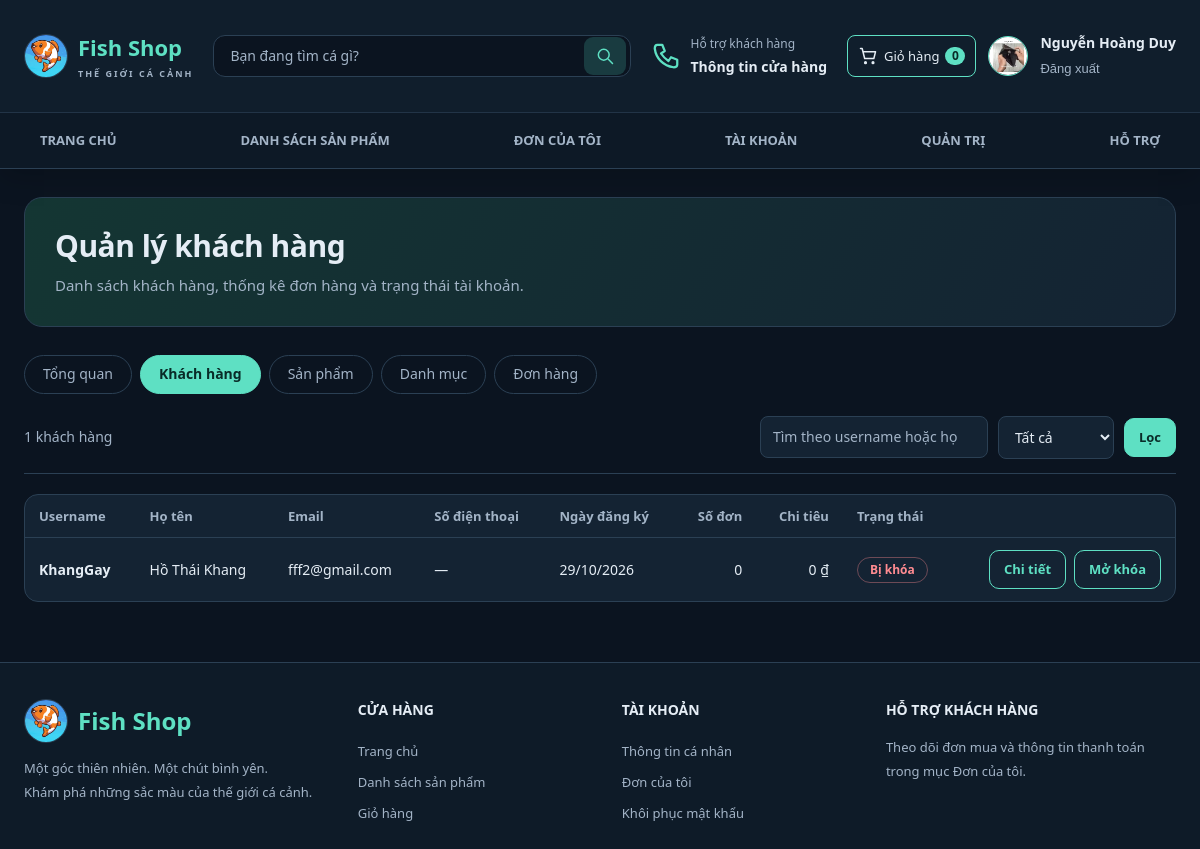
The page /admin/customers.php (signed in) on the database its author committed.
### tables this page shows
CREATE TABLE `users` (
  `id` int(10) UNSIGNED NOT NULL,
  `username` varchar(50) NOT NULL,
  `password` varchar(255) NOT NULL COMMENT 'Chuỗi băm từ password_hash()',
  `fullname` varchar(100) NOT NULL,
  `email` varchar(254) DEFAULT NULL,
  `security_question` varchar(40) DEFAULT NULL,
  `security_answer_hash` varchar(255) DEFAULT NULL,
  `phone` varchar(20) NOT NULL,
  `address` varchar(255) NOT NULL DEFAULT '',
  `avatar` varchar(255) DEFAULT NULL,
  `role` enum('customer','admin') NOT NULL DEFAULT 'customer',
  `account_status` enum('active','locked') NOT NULL DEFAULT 'active',
  `locked_reason` varchar(64) DEFAULT NULL,
  `locked_note` text DEFAULT NULL,
  `locked_at` datetime DEFAULT NULL,
  `locked_by_admin_id` int(10) UNSIGNED DEFAULT NULL,
  `created_at` timestamp NOT NULL DEFAULT current_timestamp()
);

### includes/functions.php (called while the page is built, shortened)
<?php
function e($s): string { return htmlspecialchars((string)$s, ENT_QUOTES, 'UTF-8'); }
function money($v): string { return number_format((float)$v, 0, ',', '.') . ' ₫'; }
function url(string $path = ''): string { return BASE_URL . ltrim($path, '/'); }
function file_url(?string $rel, string $fallback = 'assets/images/no-image.svg'): string {
    $rel = (string)$rel;
    if ($rel !== '' && strpos($rel, '..') === false && is_file(__DIR__ . '/../' . $rel)) return url($rel);
    return url($fallback);
}
function cart_count(int $userId): int {
    $st = db()->prepare('SELECT COALESCE(SUM(ci.quantity),0) FROM cart c JOIN cart_items ci ON ci.cart_id = c.id WHERE c.user_id = ?');
    $st->execute([$userId]);
    return (int)$st->fetchColumn();
}

### config/database.php (called while the page is built, shortened)
<?php
function db(): PDO
{
    static $pdo = null;
    if ($pdo === null) {
        try {
            $pdo = new PDO(
                'mysql:host=' . DB_HOST . ';dbname=' . DB_NAME . ';charset=utf8mb4',
                DB_USER,
                DB_PASS,
                [
                    PDO::ATTR_ERRMODE => PDO::ERRMODE_EXCEPTION,
                    PDO::ATTR_DEFAULT_FETCH_MODE => PDO::FETCH_ASSOC,
                    PDO::ATTR_EMULATE_PREPARES => false,
                ]
            );
        } catch (PDOException $e) {
            http_response_code(500);
            exit('Không kết nối được MySQL. Hãy bật MySQL trong XAMPP, nhập file database/WebBanCa.sql và kiểm tra config/database.php.');
        }
    }
    return $pdo;
}

### includes/auth.php (called while the page is built, shortened)
<?php
require_once __DIR__ . '/../config/database.php';
require_once __DIR__ . '/functions.php';
function current_user(): ?array {
    static $user = false;
    if ($user === false) {
        $user = null;
        if (!empty($_SESSION['user_id'])) {
            $st = db()->prepare(
                'SELECT id, username, fullname, phone, address, avatar, role, account_status FROM users WHERE id = ?'
            );
            $st->execute([(int)$_SESSION['user_id']]);
            $user = $st->fetch() ?: null;
        }
    }
    return $user;
}
function account_status_label(string $status): string {
    return $status === 'locked' ? 'Bị khóa' : 'Hoạt động';
}
function requireLogin(): array {
    $u = current_user();
    return $u;
}
function requireAdmin(): array {
    $u = requireLogin();
    return $u;
}

### admin/customers.php (the view, shortened to what this page needs)
<?php
require_once __DIR__ . '/../includes/auth.php';
requireAdmin();
$search = trim((string)($_GET['q'] ?? ''));
$status = $_GET['status'] ?? 'all';
$page = max(1, (int)($_GET['page'] ?? 1));
$perPage = 20;
$baseSql = "FROM users u LEFT JOIN orders o ON o.user_id = u.id WHERE u.role = 'customer'";
$args = [];
$countSql = 'SELECT COUNT(DISTINCT u.id) ' . $baseSql;
$countSt = db()->prepare($countSql);
$countSt->execute($args);
$total = (int)$countSt->fetchColumn();
$offset = ($page - 1) * $perPage;
$listSql = "SELECT u.id, u.username, u.fullname, u.email, u.phone, u.created_at, u.account_status,
            COUNT(DISTINCT o.id) AS total_orders,
            COALESCE(SUM(CASE WHEN o.status = 'completed' AND o.payment_status = 'paid' THEN o.total ELSE 0 END), 0) AS total_spend
            " . $baseSql . "
            GROUP BY u.id, u.username, u.fullname, u.email, u.phone, u.created_at, u.account_status
            ORDER BY u.created_at DESC
            LIMIT ? OFFSET ?";
$listSt = db()->prepare($listSql);
$listArgs = $args;
$listArgs[] = $perPage;
$listArgs[] = $offset;
$listSt->execute($listArgs);
$customers = $listSt->fetchAll();
include __DIR__ . '/../includes/header.php';
?>
<section class="page-intro">
  <h1>Quản lý khách hàng</h1>
  <p>Danh sách khách hàng, thống kê đơn hàng và trạng thái tài khoản.</p>
</section>
<?php include __DIR__ . '/../includes/admin_nav.php'; ?>
<div class="tool" style="margin-top:8px;">
  <span><?= e($total) ?> khách hàng</span>
  <form method="get" action="<?= url('admin/customers.php') ?>" style="display:flex;flex-wrap:wrap;gap:10px;align-items:center;">
    <input type="search" name="q" value="<?= e($search) ?>" placeholder="Tìm theo username hoặc họ tên" aria-label="Tìm kiếm khách hàng">
    <select name="status" aria-label="Lọc trạng thái tài khoản">
      <option value="all" <?= $status === 'all' ? 'selected' : '' ?>>Tất cả</option>
    </select>
    <button class="btn sm" type="submit">Lọc</button>
  </form>
</div>
<?php if (!$customers): ?>
  <div class="empty">
    <h2>Không tìm thấy khách hàng</h2>
    <p>Không có khách hàng nào phù hợp với điều kiện tìm kiếm hoặc bộ lọc hiện tại.</p>
  </div>
<?php else: ?>
  <div class="table-wrap">
    <table>
      <thead>
        <tr>
          <th>Username</th>
          <th>Họ tên</th>
          <th>Email</th>
          <th>Số điện thoại</th>
          <th>Ngày đăng ký</th>
          <th class="num">Số đơn</th>
          <th class="num">Chi tiêu</th>
          <th>Trạng thái</th>
          <th></th>
        </tr>
      </thead>
      <tbody>
        <?php foreach ($customers as $c): ?>
          <tr>
            <td><strong><?= e($c['username']) ?></strong></td>
            <td><?= e($c['fullname']) ?></td>
            <td><?= e($c['email'] ?: '—') ?></td>
            <td><?= e($c['phone'] ?: '—') ?></td>
            <td><?= e(date('d/m/Y', strtotime($c['created_at']))) ?></td>
            <td class="num"><?= (int)$c['total_orders'] ?></td>
            <td class="num"><?= money((float)($c['total_spend'] ?? 0)) ?></td>
            <td>
              <span class="tag <?= e($c['account_status'] === 'locked' ? 'cancelled' : 'completed') ?>">
                <?= e(account_status_label((string)($c['account_status'] ?? 'active'))) ?>
              </span>
            </td>
            <td>
              <div style="display:flex;gap:8px;flex-wrap:wrap;justify-content:flex-end;">
                <a class="btn ghost sm" href="<?= url('admin/customer_detail.php?id=' . (int)$c['id']) ?>">Chi tiết</a>
                <?php if (($c['account_status'] ?? 'active') === 'active'): ?>
                  <form method="post" action="<?= url('actions/lock_user.php') ?>" data-confirm="Khóa tài khoản <?= e($c['username']) ?>?">
                    <?= csrf_field() ?>
                    <input type="hidden" name="user_id" value="<?= (int)$c['id'] ?>">
                    <button class="btn danger sm" type="submit">Khóa</button>
                  </form>
                <?php else: ?>
                  <form method="post" action="<?= url('actions/unlock_user.php') ?>" data-confirm="Mở khóa tài khoản <?= e($c['username']) ?>?">
                    <button class="btn ghost sm" type="submit">Mở khóa</button>
                  </form>
                <?php endif; ?>
              </div>
            </td>
          </tr>
        <?php endforeach; ?>
      </tbody>
    </table>
  </div>
<?php endif; ?>
<?php include __DIR__ . '/../includes/footer.php'; ?>

### includes/navbar.php (shortened to what this page needs)
<?php
$u = current_user();
$searchText = $_GET['q'] ?? '';
$currentPage = basename($_SERVER['SCRIPT_NAME']);
?>
<header class="top">
  <div class="wrap bar">
    <a class="logo" href="<?= url('index.php') ?>"><img class="brand-avatar" src="<?= url('assets/images/fish-shop-logo.jpg') ?>" alt="" width="44" height="44"><span>Fish Shop<small>THẾ GIỚI CÁ CẢNH</small></span></a>
    <form class="header-search" action="<?= url('index.php') ?>" method="get" role="search">
      <input class="search" type="search" name="q" value="<?= e($searchText) ?>" placeholder="Bạn đang tìm cá gì?" aria-label="Tìm sản phẩm">
      <button type="submit" aria-label="Tìm kiếm"><svg viewBox="0 0 24 24" aria-hidden="true"><circle cx="10.5" cy="10.5" r="6.5"/><path d="m16 16 5 5"/></svg></button>
    </form>
    <a class="header-support" href="#ho-tro"><svg viewBox="0 0 24 24" aria-hidden="true"><path d="M5 3h4l2 5-3 2c2 3 3 4 6 6l2-3 5 2v4c0 2-2 2-3 2C10 20 4 14 3 6c0-1 0-3 2-3Z"/></svg><span>Hỗ trợ khách hàng<strong>Thông tin cửa hàng</strong></span></a>
    <div class="header-actions">
      <a class="header-action" data-nav="cart" href="<?= url('cart.php') ?>"><svg viewBox="0 0 24 24" aria-hidden="true"><path d="M3 3h2l3 12h11l2-8H6"/><circle cx="9" cy="20" r="1"/><circle cx="18" cy="20" r="1"/></svg><span>Giỏ hàng</span><b id="cart-badge" class="badge-n"><?= $u ? cart_count((int)$u['id']) : 0 ?></b></a>
      <?php if ($u): ?>
        <a class="account-avatar" href="<?= url('profile.php') ?>" aria-label="Thông tin tài khoản">
          <img src="<?= e(file_url($u['avatar'] ?? null, 'assets/images/avatar-default.svg')) ?>" alt="Ảnh đại diện của <?= e($u['fullname']) ?>" width="40" height="40">
        </a>
      <?php endif; ?>
      <div class="account-links">
      <?php if ($u): ?>
        <a href="<?= url('profile.php') ?>"><?= e($u['fullname']) ?></a>
        <form action="<?= url('logout.php') ?>" method="post"><?= csrf_field() ?><button class="link-btn" type="submit">Đăng xuất</button></form>
      <?php else: ?>
        <a href="<?= url('login.php') ?>">Đăng nhập</a><a href="<?= url('register.php') ?>">Đăng ký tài khoản</a>
      <?php endif; ?>
      </div>
    </div>
  </div>
  <div class="navigation"><div class="wrap">
    <nav id="nav-main" class="main-nav" aria-label="Điều hướng chính">
      <a class="<?= $currentPage === 'index.php' ? 'on' : '' ?>" href="<?= url('index.php') ?>">Trang chủ</a>
      <a href="<?= url('index.php#san-pham') ?>">Danh sách sản phẩm</a>
      <a class="<?= $currentPage === 'purchase_history.php' ? 'on' : '' ?>" href="<?= url('purchase_history.php') ?>">Đơn của tôi</a>
      <a class="<?= $currentPage === 'profile.php' ? 'on' : '' ?>" href="<?= url('profile.php') ?>">Tài khoản</a>
      <?php if ($u && $u['role'] === 'admin'): ?><a href="<?= url('admin/index.php') ?>">Quản trị</a><?php endif; ?>
      <a href="#ho-tro">Hỗ trợ</a>
    </nav>
  </div></div>
</header>

### assets/css/style.css (style rules this page uses)
:root { --bg:#0b1420; --card:#101c2b; --line:#1f3347; --ink:#e8f1f5; --mute:#8fa3b3; --teal:#5ee0c3; --r:14px; --danger:#ff8b91; --warn:#ffc857; --pink:#ff7496; }
* { box-sizing:border-box; margin:0; padding:0; }
html { scroll-behavior:smooth; }
body { background:var(--bg); color:var(--ink); font-family:"Segoe UI",Roboto,Arial,sans-serif; font-size:15px; line-height:1.6; min-height:100vh; display:flex; flex-direction:column; }
img { max-width:100%; display:block; }
a { color:inherit; text-decoration:none; }
h1,h2,h3 { line-height:1.3; }
.wrap { width:100%; max-width:1160px; margin:0 auto; padding:0 20px; }
.bar { display:flex; align-items:center; gap:20px; min-height:64px; }
.badge-n { min-width:20px; padding:0 6px; border-radius:20px; background:var(--teal); color:#092c28; font-size:12px; font-weight:700; text-align:center; }
.btn { display:inline-flex; align-items:center; justify-content:center; gap:6px; padding:11px 20px; border:1px solid var(--teal); border-radius:10px; background:var(--teal); color:#092c28; font:inherit; font-size:14px; font-weight:600; cursor:pointer; transition:transform .15s, background .15s, color .15s; }
.btn.ghost { background:transparent; color:var(--teal); }
.btn.sm { padding:7px 14px; font-size:13px; }
.in, input[type=text], input[type=email], input[type=password], input[type=search], input[type=number], input[type=file], select, textarea { background:var(--card); color:var(--ink); border:1px solid var(--line); border-radius:8px; padding:10px 12px; font:inherit; font-size:14px; max-width:100%; }
input::placeholder, textarea::placeholder { color:#5d7385; }
.page-intro { margin:28px 0; padding:28px 30px; border:1px solid var(--line); border-radius:18px; background:linear-gradient(120deg,#143633,#142333); }
.page-intro h1 { font-size:30px; letter-spacing:-.5px; margin-bottom:8px; }
.page-intro p { color:var(--mute); line-height:1.7; }
.tool { display:flex; flex-wrap:wrap; justify-content:space-between; align-items:center; gap:16px; padding-bottom:14px; margin-bottom:20px; border-bottom:1px solid var(--line); color:var(--mute); font-size:14px; }
.tool form { display:flex; flex-wrap:wrap; gap:10px; align-items:center; }
.link-btn { background:none; border:0; color:var(--mute); cursor:pointer; font-size:13px; }
.tag { display:inline-block; padding:3px 12px; border-radius:20px; font-size:12px; font-weight:600; border:1px solid var(--line); color:var(--mute); white-space:nowrap; }
.tag.cancelled, .tag.rejected, .tag.inactive { color:var(--danger); border-color:#ff8b9160; }
.table-wrap { overflow-x:auto; border:1px solid var(--line); border-radius:14px; background:var(--card); }
table { width:100%; border-collapse:collapse; font-size:14px; }
th, td { padding:12px 14px; text-align:left; border-bottom:1px solid var(--line); vertical-align:middle; }
th { color:var(--mute); font-weight:600; font-size:13px; white-space:nowrap; }
tr:last-child td { border-bottom:0; }
td.num, th.num { text-align:right; white-space:nowrap; }

### rows shown on the page
users: avatar (picture), fullname "Nguyễn Hoàng Duy"
users: username "KhangGay", fullname "Hồ Thái Khang", email "fff2@gmail.com", phone "—", created_at "29/10/2026", total_orders "0", total_spend "0 ₫", account_status "Bị khóa"

### other values the page prints
cart_count((int)$u['id']) "0"
$label "Tổng quan"
$label "Khách hàng"
$label "Sản phẩm"
$label "Danh mục"
$label "Đơn hàng"
$total "1"
